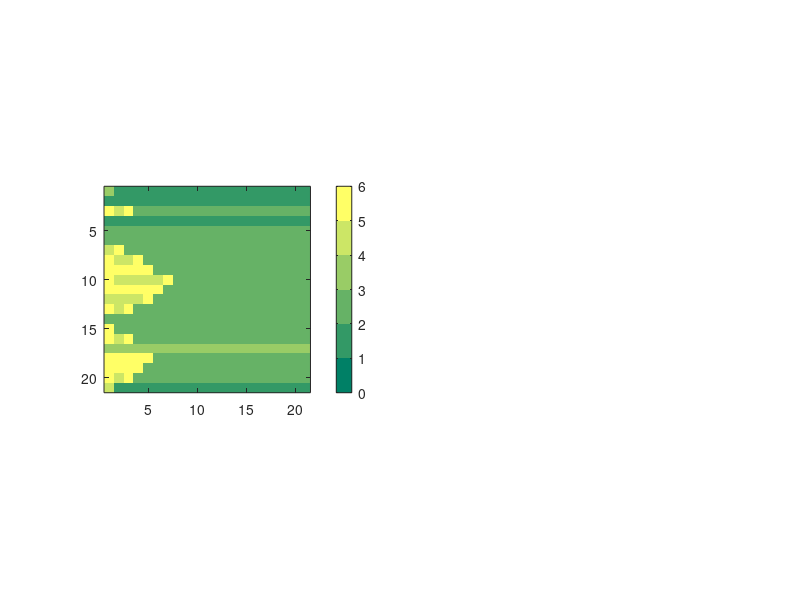

Write the MATLAB code that produced this figure. (Note: this script raises an error after producing the figure.)
for big = 1:1:25
%I have 6 states from that email. Lets see what I can do with them. Hmm...
total_states = 6 ;

%Random sizes and times for 1D initialization.
size = 21;
time = 21;

%TYPE AND SIZE DEFINITION
A = ones(time,size);
A(1,:) = randi([1 total_states],1,size);


%B is A for cyclic
B = A;

%
%Now what I am going to do is, I am going to have a ruleset and then when I
%am going to compare the results for graphs that have cycles and graphs
%that do not have cycles! And then I will change the initializations and
%the rulesets to see where that takes us.

%THREE THINGS THAT CAN COMPLETELY DEFINE FATE FOR OUR DETERMINISTIC MODEL:
    %GRAPH
    %RULESET
    %INITIALIZATION
    

    
%%%%%%%%%%%%%%%%%%%%%%%%%%%%%%%%%%%%%%%%%%%%%%%%%%%%%%%%%%%%%%%%%%%%%%%%%%%    
%%%%%%%%%%%%%%%%%%%%%%%%%%%%%%%%%%%%%%%%%%%%%%%%%%%%%%%%%%%%%%%%%%%%%%%%%%%
    
%INITIALIZATION
%Different ways to initialize the cells








%%%%%%%%%%%%%%%%%%%%%%%%%%%%%%%%%%%%%%%%%%%%%%%%%%%%%%%%%%%%%%%%%%%%%%%%%%%
%%%%%%%%%%%%%%%%%%%%%%%%%%%%%%%%%%%%%%%%%%%%%%%%%%%%%%%%%%%%%%%%%%%%%%%%%%%

%RULE
%The ruleset here is the new state when a cell receives a signal
%First line is change in state when you do receive a signal
%Second line is a change in state when you do not receive a signal
rule_original = [ 4 , 0 ;...
         5 , 0 ;...
         6 , 0 ;...
         5 , 0 ;...
         2 , 0 ;...
         4 , 0 ] ;

rule = rule_original(:,1) ;

rule = [ rule rule rule rule rule rule];

%%%%%%%%%%%%%%%%%%%%%%%%%%%%%%%%%%%%%%%%%%%%%%%%%%%%%%%%%%%%%%%%%%%%%%%%%%%
%%%%%%%%%%%%%%%%%%%%%%%%%%%%%%%%%%%%%%%%%%%%%%%%%%%%%%%%%%%%%%%%%%%%%%%%%%%

%GRAPH FOR ACYCLIC - LEBON ET AL
graph = zeros(total_states,total_states);

%The graph from the lauren paper is the following DAG
graph = [ 0 , 0 , 0 , 0 , 0 , 0 ;...
          0 , 0 , 0 , 0 , 0 , 0 ;...
          0 , 0 , 0 , 0 , 0 , 0 ;...
          1 , 1 , 0 , 0 , 0 , 0 ;...
          1 , 1 , 0 , 0 , 0 , 0 ;...
          1 , 1 , 0 , 0 , 1 , 0 ] ;
      

final = rule .* graph ;
          



%A graph with a cycle so we can see a comparision
cycle_graph = [ 0 , 0 , 0 , 0 , 0 , 1 ;...
          0 , 0 , 0 , 0 , 0 , 0 ;...
          0 , 0 , 0 , 0 , 0 , 0 ;...
          1 , 1 , 0 , 0 , 0 , 0 ;...
          1 , 1 , 0 , 0 , 0 , 0 ;...
          0 , 1 , 0 , 0 , 1 , 0 ] ;
      

cycle_final = rule .* cycle_graph ;
          


        
%%%%%%%%%%%%%%%%%%%%%%%%%%%%%%%%%%%%%%%%%%%%%%%%%%%%%%%%%%%%%%%%%%%%%%%%%%%
%%%%%%%%%%%%%%%%%%%%%%%%%%%%%%%%%%%%%%%%%%%%%%%%%%%%%%%%%%%%%%%%%%%%%%%%%%%



%HOW CAN THERE BE A CYCLIC GRAPH , WHAT ARE THE RULES AND EQUATIONS THAT
%WOULD GIVE US A CYCLIC GRAPH. THINK ABOUT IT.





%%%%%%%%%%%%%%%%%%%%%%%%%%%%%%%%%%%%%%%%%%%%%%%%%%%%%%%%%%%%%%%%%%%%%%%%%%%
%%%%%%%%%%%%%%%%%%%%%%%%%%%%%%%%%%%%%%%%%%%%%%%%%%%%%%%%%%%%%%%%%%%%%%%%%%%
%UPDATION 

for(t= 1:time-1),

%
    for(i=2:size-1)
       
        %%FOR ACYCLIC
        if( graph(A(t,i),A(t,i-1)) ~= 0  ) ,
                A(t+1,i) = final(A(t,i) ,A(t,i-1));
        elseif( graph(A(t,i),A(t,i+1)) ~= 0 )
                A(t+1,i) = final(A(t,i) ,A(t,i+1));
        else
                A(t+1,i) = A(t,i);

        end
        
        
        %FOR CYCLIC   
           if(   cycle_graph(B(t,i),B(t,i-1)) ~= 0  ) ,
                B(t+1,i) = cycle_final(B(t,i) ,B(t,i-1));
           elseif( cycle_graph(B(t,i),B(t,i+1)) ~= 0 ) 
                B(t+1,i) = cycle_final(B(t,i) ,B(t,i+1));
           else
                B(t+1,i) = B(t,i);

        end
        

        
    end
end





figure

subplot(121);
%%%PLOT FOR ACYCLIC
h = imagesc(A');
axis square;
caxis([0 6]);
colormap(summer(6));
q = colorbar;
q.Location = 'southoutside';
xlabel(q, 'State Marker');

ylabel('Cell Position');
xlabel('Time Step');
title(strcat('Acyclic | Rule: ',mat2str(rule_original(:,1))))
ax = gca;
ax.YTick = 1.5 : 1 : size -0.5;
ax.XTick = 1.5 : 1 : time -0.5;
ax.YGrid = 'on';
ax.XGrid = 'on';
set(gca,'XTickLabel',[]);
set(gca,'YTickLabel',[]);
%%%


subplot(122);
%%%PLOT FOR CYCLIC
h = imagesc(B');
axis square;
caxis([0 6]);
colormap(summer(6));
q = colorbar;
q.Location = 'southoutside';
%lcolorbar(labels,'fontweight','bold');


xlabel(q, 'State Marker');
ylabel('Cell Position');
xlabel('Time Step');
title(strcat('Cyclic | Rule: ',mat2str(rule_original(:,1))));
ax = gca;
ax.YTick = 1.5 : 1 : size -0.5;
ax.XTick = 1.5 : 1 : time -0.5;
ax.YGrid = 'on';
ax.XGrid = 'on';
set(gca,'XTickLabel',[]);
set(gca,'YTickLabel',[]);
%%%




%%Save Figure
savefig(strcat(mat2str(big),mat2str(rule_original(:,1))))
saveas(gcf,strcat(mat2str(big),mat2str(rule_original(:,1)),'.png'))
clearvars -except big;
end